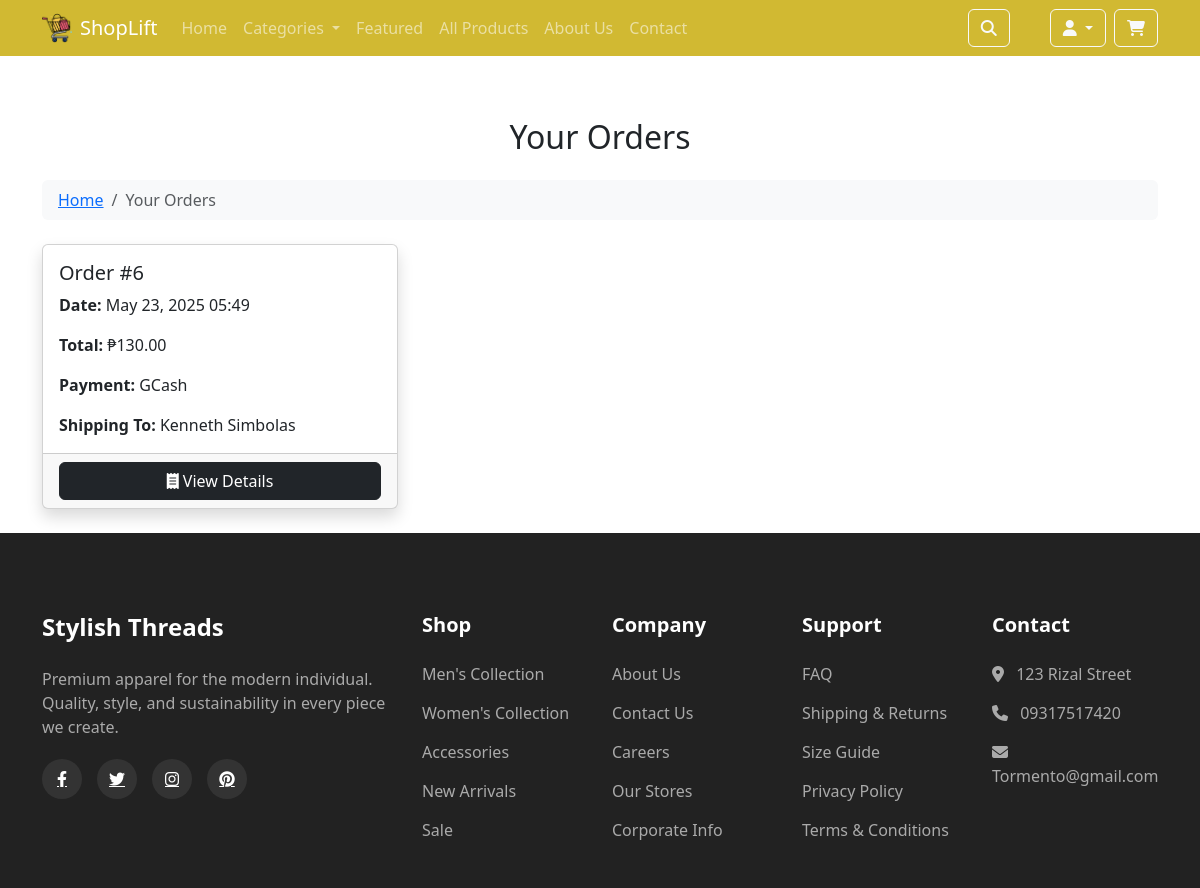
The app's page /orders/ (signed in) with its own data.
### shoplift/models.py (models this page shows)
class Order(models.Model):
    user = models.ForeignKey(User, on_delete=models.CASCADE)
    name = models.CharField(max_length=255)
    contact = models.CharField(max_length=20)
    address = models.TextField()
    payment_method = models.CharField(max_length=50)
    total_price = models.DecimalField(max_digits=10, decimal_places=2)
    created_at = models.DateTimeField(auto_now_add=True)

### shoplift/views.py (the view)
# urls.py: path('orders/', views.order_list, name='order_list'),
@login_required(login_url='/login/')
def order_list(request):
    orders = Order.objects.filter(user=request.user).order_by('-created_at')
    return render(request, 'order_list.html', {'orders': orders})

### shoplift/context_processors.py (called while the page is built)
def cart_and_categories(request):
    cart_count = 0
    categories = Category.objects.all()[:6]
    if request.user.is_authenticated:
        cart_count = CartItem.objects.filter(user=request.user).count()
    return {
        'cart_count': cart_count,
        'categories': categories
    }

### templates/order_list.html
{% extends "base.html" %}
{% block content %}
<div class="container mt-4" style="padding-top: 70px;">
    <h2 class="text-center mb-4">Your Orders</h2>
    <nav aria-label="breadcrumb" class="mb-4">
    <ol class="breadcrumb bg-light rounded px-3 py-2">
        <li class="breadcrumb-item"><a href="{% url 'home' %}">Home</a></li>
        <li class="breadcrumb-item active" aria-current="page">Your Orders</li>
    </ol>
    </nav>
    {% if orders %}
    <div class="row">
        {% for order in orders %}
        <div class="col-md-4 mb-4">
            <div class="card h-100 shadow">
                <div class="card-body">
                    <h5 class="card-title">Order #{{ order.id }}</h5>
                    <p class="card-text"><strong>Date:</strong> {{ order.created_at|date:"M d, Y H:i" }}</p>
                    <p class="card-text"><strong>Total:</strong> ₱{{ order.total_price }}</p>
                    <p class="card-text"><strong>Payment:</strong> {{ order.payment_method }}</p>
                    <p class="card-text"><strong>Shipping To:</strong> {{ order.name }}</p>
                </div>
                <div class="card-footer d-grid">
                    <a href="{% url 'order_detail' order.id %}" class="btn btn-dark">
                        <i class="fas fa-receipt"></i> View Details
                    </a>
                </div>
            </div>
        </div>
        {% endfor %}
    </div>
    {% else %}
    <div class="alert alert-warning text-center my-5 fs-4" role="alert">
        You have not placed any orders yet.
    </div>
    {% endif %}
</div>
{% endblock %}

### static/css/styles.css (style rules this page uses)
:root { --primary-color: #3a3a3a; --secondary-color: #f8f9fa; --accent-color: #ff6b6b; }
html, body { height: 100%; margin: 0; display: flex; flex-direction: column; }

### records on screen
Order: id "6", created_at "May 23, 2025 05:49", total_price "130.00", payment_method "GCash", name "Kenneth Simbolas"
